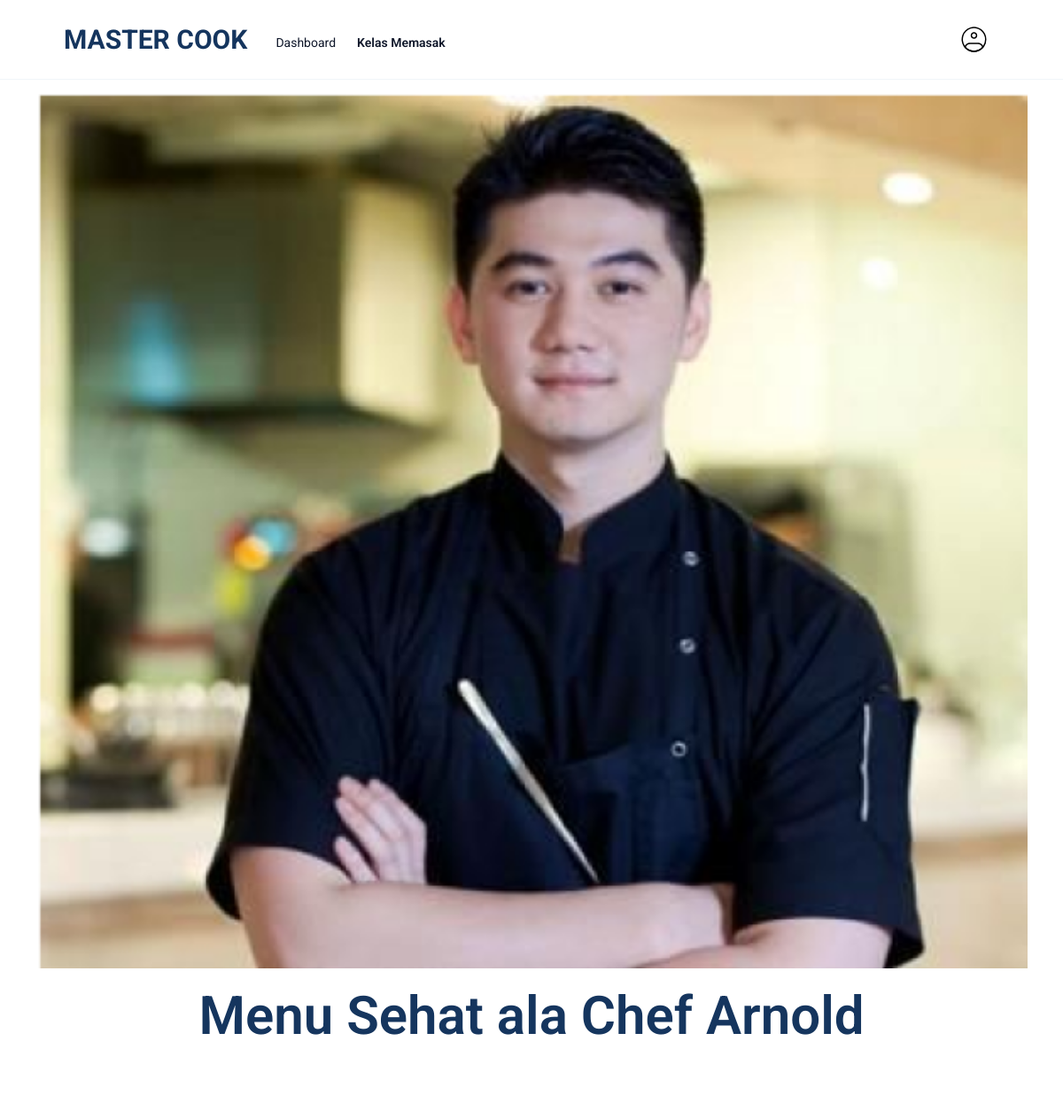
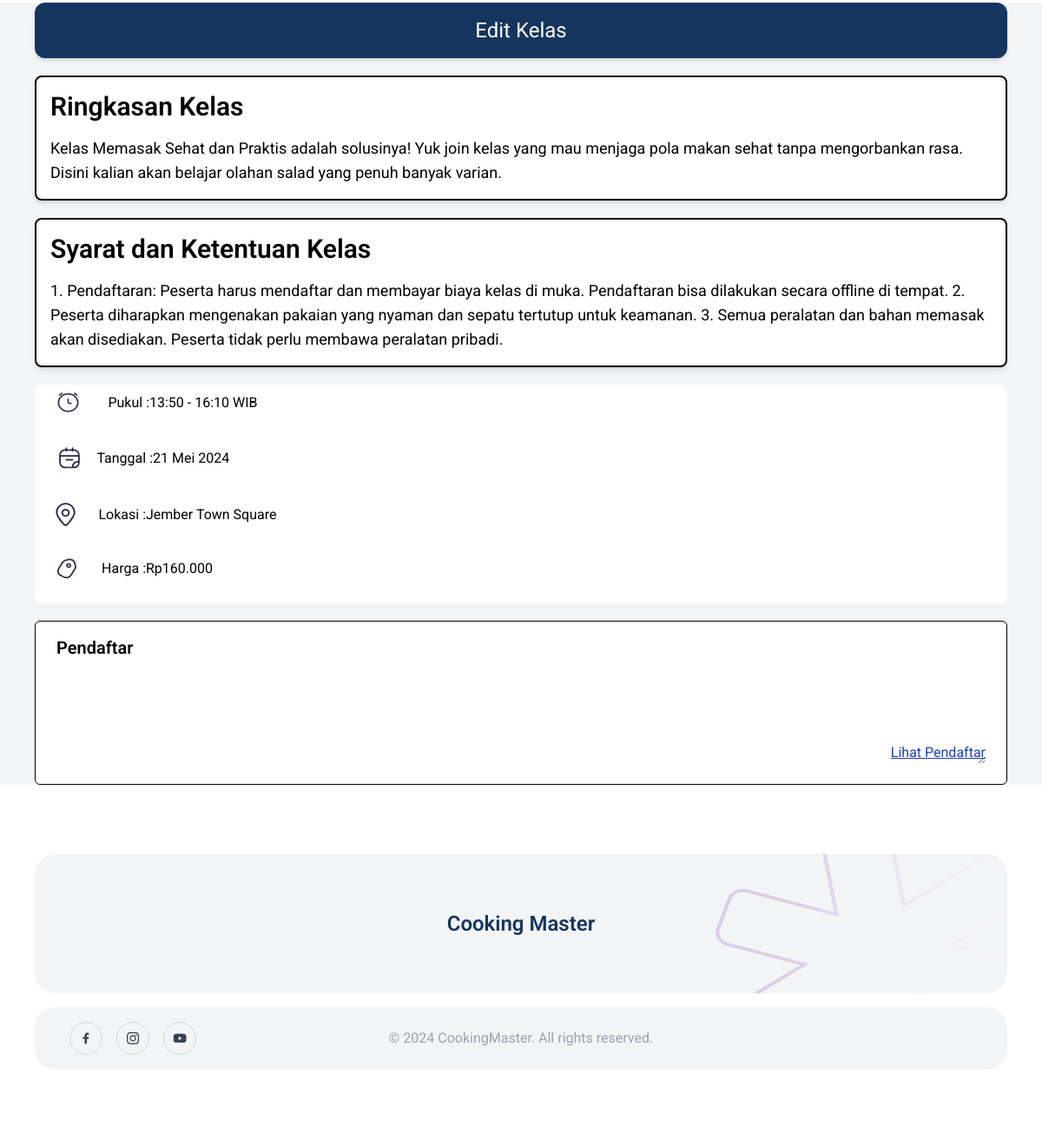
Screenshot of /master-cook/chef-lihat-kelas/1 with the database file from the repository (2 pictures, top to bottom).
### tables this page shows
CREATE TABLE `kelas_masak` (
  `id` int NOT NULL,
  `judul` varchar(60) NOT NULL,
  `ringkasan` text NOT NULL,
  `syarat_dan_ketentuan` text NOT NULL,
  `poster` varchar(100) NOT NULL,
  `pukul` varchar(40) NOT NULL,
  `tanggal` varchar(40) NOT NULL,
  `lokasi` varchar(255) NOT NULL,
  `harga` int NOT NULL,
  `id_user` int NOT NULL
);

### app/View.php (called while the page is built, shortened)
<?php
class View
{
    public static function set(string $page, array $data=[]): void
    {
        extract($data);
        include 'app/Views/'.$page.'.php';
    }
}
?>

### app/controllers/KelasController.php (called while the page is built, shortened)
<?php
class KelasController
{
    private $db;
    public function __construct()
    {
        $this->db = new Database();
    }
    public function chefLihatKelas($id)
    {
        $mkelas_masak = new KelasMasak();
        $kelas_masak = $mkelas_masak->find($id);
        $muser = new User();
        $user = $muser->find($_SESSION['id']);
        $pendaftars = $this->db->executeNoBind('SELECT * FROM user JOIN pendaftaran_kelas ON user.id = pendaftaran_kelas.id_user WHERE pendaftaran_kelas.id_kelas_masak =' . $id,true);
        View::set('chef/lihat-kelas-chef',[
            'kelas_masak' => $kelas_masak,
            'user' => $user,
            'pendaftars' => $pendaftars,
        ]);
    }
}
?>

### index.php (called while the page is built, shortened)
<?php
Router::run();
?>

### app/models/kelas_masak.php (called while the page is built, shortened)
<?php
class KelasMasak
{
    private $db;
    private $table = 'kelas_masak';
    public function __construct() {
        $this->db = new Database();
    }
    public function find($value,$column = 'id')
    {
        return $this->db->readOne($this->table,[$column,'=',$value]);
    }
}
?>

### app/Database.php (called while the page is built, shortened)
<?php
class Database
{
    private string $driver = 'mysql';
    private string $host = 'localhost';
    private string $dbname = 'master_cook';
    private string $name = 'root';
    private string $password = '';
    protected \PDO|null $connection = null;
    private function connect(): void
    {
        try {
            $connection = new \PDO($this->driver . ':'.'host=' . $this->host .';dbname=' . $this->dbname, $this->name, $this->password);
            $this->connection = $connection;
        } catch (\PDOException $e) {
            throw $e;
        }
    }
    private function close(): void
    {
        $this->connection = null;
    }
    public function executeQuery(string $sql, array $data = [], bool $fetch_all = false): array|bool
    {
        $this->connection->setAttribute(\PDO::ATTR_ERRMODE, \PDO::ERRMODE_EXCEPTION);
        $statement = $this->connection->prepare($sql);
        $statement->execute($data);
        if($fetch_all) {
            $result = $statement->fetchAll(\PDO::FETCH_ASSOC);
        } else {
            $result = $statement->fetch(\PDO::FETCH_ASSOC);
        }
        return $result;
    }
    public function executeNoBind(string $sql, bool $fetch_all = false): array|bool
    {
        $this->connection->setAttribute(\PDO::ATTR_ERRMODE, \PDO::ERRMODE_EXCEPTION);
        $statement = $this->connection->query($sql);
        if($fetch_all) {
            $result = $statement->fetchAll(\PDO::FETCH_ASSOC);
        } else {
            $result = $statement->fetch(\PDO::FETCH_ASSOC);
        }
        return $result;
    }
    public function readOne(string $table, array $condition = [], string $columns = '*'): array|false
    {
        try {
            $sql = "SELECT ". $columns ." FROM $table WHERE ". $condition[0] . " " . $condition[1] . " :" . $condition[0] ." ;";
            $data = [$condition[0] => $condition[2]];
            $result = $this->executeQuery($sql,$data);
            return $result?? null;
        } catch (\PDOException $e) {
            throw $e;
        }
    }
}
?>

### app/views/chef/lihat-kelas-chef.php (the view, shortened to what this page needs)
<!DOCTYPE html>
<html lang="en">
<head>
    <link href="../../master-cook/public/dist/output.css" rel="stylesheet">
</head>
<body class="font-roboto">
<?php $baseurl = '/master-cook/' ?>
    <header class="sticky inset-0 z-50 border-b border-slate-100 bg-white/80 backdrop-blur-lg">
        <nav class="mx-auto flex max-w-6xl gap-8 px-6 transition-all duration-200 ease-in-out lg:px-12 py-4">
            <div class="relative flex items-center">
                <h1 class="justify-center text-3xl font-bold text-light-logo cursor-pointer">MASTER COOK</h1>
            </div>
            <ul class="hidden items-center justify-center gap-6 md:flex">
            <li class="pt-1.5 font-dm text-sm font-normal text-slate-900">
                    <a href="<?=$baseurl . 'chef-dashboard'?>">Dashboard</a>
                </li>
                <li class="pt-1.5 font-dm text-sm font-semibold text-slate-900">
                    <a href="<?=$baseurl . 'chef-kelas-memasak'?>">Kelas Memasak</a>
                </li>
            </ul>
            <div class="flex-grow"></div>
            <a href="<?=$baseurl . 'chef-profil'?>" class="hidden items-center justify-center gap-10 md:flex">
                <img src="../image/user1.svg" alt="" class="w-full h-[50%]">
            </a>
        </nav>
    </header>
    <div class="flex flex-col space-y-5 mx-10">
        <img src="../image/kelas/<?=$kelas_masak['poster']?>" alt="" class="w-full pt-4">
    </div>
    <div class="my-6 text-center">
        <h3 class="text-light-logo text-6xl font-semibold"><?= $kelas_masak['judul'];?></h3>
    </div>
    <div class="bg-gray-100 mt-20">
        <div class="flex flex-col space-y-5 mx-10">
            <a class=" py-4 px-4 flex w-full justify-center bg-light-logo hover:bg-blue-900 text-white text-2xl font-normal shadow-md rounded-xl"
                href="<?=$baseurl . 'chef-edit-kelas/' . $kelas_masak['id']?>">Edit Kelas
            </a>
            <div class="bg-white p-4 rounded-lg shadow-md border-2 border-black">
                <h3 class="text-3xl font-semibold text-black pb-4">Ringkasan Kelas</h3>
                <p class="text-black font-normal text-lg break-words">
                <?=$kelas_masak['ringkasan']?>
                </p>
            </div>
            <div class="bg-white p-4 rounded-lg shadow-md border-2 border-black">
                <h3 class="text-3xl font-semibold text-black pb-4">Syarat dan Ketentuan Kelas</h3>
                <p class="text-black font-normal text-lg break-words"> <?=$kelas_masak['syarat_dan_ketentuan']?></p>
            </div>
            <div class="bg-white rounded-lg">
                <div class="flex items-center mb-5 py-2 px-6">
                    <img src="../image/Time Circle 6.svg" alt="" class="w-7">
                    <label class="w-20 inline-block text-right  text-black">Pukul : </label>
                    <p><?=$kelas_masak['pukul']?></p>
                </div>
                <div class="flex items-center mb-5 py-2 px-6">
                    <img src="../image/Calender 1.svg" alt="" class="w-8">
                    <label class="w-20 inline-block text-right  text-black">Tanggal : </label>
                    <p><?=$kelas_masak['tanggal']?></p>
                </div>
                <div class="flex items-center mb-5 py-2 px-6">
                    <img src="../image/Location.svg" alt="" class="w-6">
                    <label class="w-20 inline-block text-right  text-black">Lokasi : </label>
                    <p><?=$kelas_masak['lokasi']?></p>
                </div>
                <div class="flex items-center mb-5 py-2 px-6">
                    <img src="../image/Tag.svg" alt="" class="w-6">
                    <label class="w-20 inline-block text-right  text-black">Harga : </label>
                    <p>Rp<?=number_format($kelas_masak['harga'],0,',','.')?></p>
                </div>
            </div>
            <div class=" bg-white mb-4 border border-black py-4 rounded-md px-6 relative">
                <label class="block text-black text-xl font-semibold mb-2">
                    Pendaftar
                </label>
                <textarea
                    class="rounded-xl w-full py-2 px-3 text-gray-900 font-normal bg-transparent outline-none"
                    id="" rows="4" placeholder=""></textarea>
                <a href="<?=$baseurl . 'chef-lihat-pendaftar/' . $kelas_masak['id']?>" class="absolute bottom-6 right-6 text-blue-800 underline cursor-pointer">Lihat Pendaftar</a>
            </div>
        </div>
    </div>
    <section class="py-20 bg-white">
        <div class="grid grid-cols-1 gap-x-6 gap-y-4 px-10">
            <div class="rounded-3xl w-full h-[10rem] flex flex-col justify-center items-center bg-gray-100 text-center relative">
                <img src="../image/Vector.png" alt="" class="right-0 w-[30%] absolute z-10 h-full">
                <h1 class="text-center text-2xl font-semibold text-light-logo">Cooking Master</h1>
            </div>
            <div class="rounded-3xl w-full py-6 bg-gray-100 text-center">
                <div class="flex items-center gap-6 justify-center relative">
                    <h1 class=" text-base font-normal text-gray-400 text-center">© 2024 CookingMaster. All rights reserved.</h1>
                    <div class="absolute top-1/2 flex gap-4 -translate-y-1/2 left-10">
                        <a href="#"
                            class="border border-gray-300 p-2 rounded-full aspect-square text-gray-700 transition-all duration-500 hover:text-indigo-600 hover:border-indigo-600 focus-within:outline-0 focus-within:text-indigo-600 focus-within:border-indigo-600">
                        </a>
                        <a href="#"
                        class="border border-gray-300 p-2 rounded-full aspect-square text-gray-700 transition-all duration-500 hover:text-indigo-600 hover:border-indigo-600 focus-within:outline-0 focus-within:text-indigo-600 focus-within:border-indigo-600">
                        </a>
                        <a href="#"
                        class="border border-gray-300 p-2 rounded-full aspect-square text-gray-700 transition-all duration-500 hover:text-indigo-600 hover:border-indigo-600 focus-within:outline-0 focus-within:text-indigo-600 focus-within:border-indigo-600">
                        </a>
                    </div>
                </div>
            </div>
        </div>
    </section>
</body>
</html>

### app/Router.php (shortened to what this page needs)
<?php
class Router
{
    private static array $routes = [];
    public static function add(string $method,
                               string $path,
                               string $controller,
                               string $function,
                               array  $middlewares = []): void
    {
        self::$routes[] = [
            'method' => $method,
            'path' => $path,
            'controller' => $controller,
            'function' => $function,
            'middlewares' => $middlewares
        ];
    }
    public static function run(): void
    {
        $path = '/master-cook/';
        if (isset($_SERVER['REQUEST_URI'])) $path = $_SERVER['REQUEST_URI'];
        $method = $_SERVER['REQUEST_METHOD'];
        foreach (self::$routes as $route) {
            $pattern = '#^' . $route['path'] . '$#';
            if (preg_match($pattern, $path, $variables) && $method == $route['method']) {
                $controller = new $route['controller'];
                $function = $route['function'];
                array_shift($variables);
                call_user_func_array([$controller, $function], $variables);
                return;
            }
        }
    }
}
?>

### rows the page displays
kelas_masak: poster (picture), judul "Menu Sehat ala Chef Arnold", ringkasan "Kelas Memasak Sehat dan Praktis adalah solusinya! Yuk join kelas yang mau menjaga pola makan sehat tanpa mengorbankan rasa. Disini kalian akan belajar olahan salad yang penuh banyak varian.", syarat_dan_ketentuan "1. Pendaftaran: Peserta harus mendaftar dan membayar biaya kelas di muka. Pendaftaran bisa dilakukan secara offline di tempat. 2. Peserta diharapkan mengenakan pakaian yang nyaman dan sepatu tertutup untuk keamanan. 3. Semua peralatan dan bahan memasak akan disediakan. Peserta tidak perlu membawa peralatan pribadi.", pukul "13:50 - 16:10 WIB", tanggal "21 Mei 2024", lokasi "Jember Town Square", harga "160.000"
